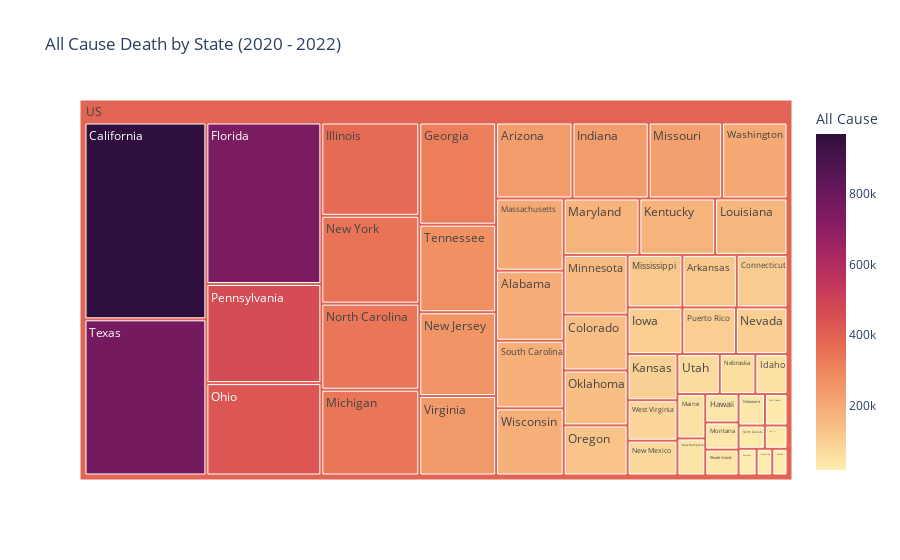

Notebook code cell kept with this figure:
### Code cell
#Treemap showing the distribution by state of deaths across all years where size and color indicate greater share
#All Cause
statewise_cases = pd.DataFrame(clean_df.groupby(['State'])['All Cause'].sum().reset_index())
statewise_cases["Country"] = "US" # in order to have a single root node
fig = px.treemap(statewise_cases, path=['Country','State'], values='All Cause',
                  color='All Cause', 
                  #hover_data=['State'],
                  color_continuous_scale='matter',
                title = 'All Cause Death by State (2020 - 2022)')
fig.show()

### Figure 1 — Plotly figure (JSON) as saved in the notebook; plotly's stock layout.template omitted (floating-point values rounded to 4 significant figures)
{"data": [{"branchvalues": "total", "customdata": [[191722], [16450], [235008], [115620], [971172], [144518], [107912], [33654], [21371], [751790], [317935], [38251], [51992], [369840], [234357], [103415], [92947], [172944], [165348], [50004], [172965], [197521], [340194], [154677], [116510], [225999], [36604], [57619], [97359], [41773], [260731], [70149], [348276], [341200], [24702], [430087], [142150], [129734], [461227], [101105], [34921], [184900], [28647], [272385], [770699], [68593], [19537], [247151], [201021], [81568], [183794], [16986], [390300.0]], "domain": {"x": [0, 1], "y": [0, 1]}, "hovertemplate": "labels=%{label}<br>All Cause_sum=%{value}<br>parent=%{parent}<br>id=%{id}<br>All Cause=%{color}<extra></extra>", "ids": ["US/Alabama", "US/Alaska", "US/Arizona", "US/Arkansas", "US/California", "US/Colorado", "US/Connecticut", "US/Delaware", "US/District of Columbia", "US/Florida", "US/Georgia", "US/Hawaii", "US/Idaho", "US/Illinois", "US/Indiana", "US/Iowa", "US/Kansas", "US/Kentucky", "US/Louisiana", "US/Maine", "US/Maryland", "US/Massachusetts", "US/Michigan", "US/Minnesota", "US/Mississippi", "US/Missouri", "US/Montana", "US/Nebraska", "US/Nevada", "US/New Hampshire", "US/New Jersey", "US/New Mexico", "US/New York", "US/North Carolina", "US/North Dakota", "US/Ohio", "US/Oklahoma", "US/Oregon", "US/Pennsylvania", "US/Puerto Rico", "US/Rhode Island", "US/South Carolina", "US/South Dakota", "US/Tennessee", "US/Texas", "US/Utah", "US/Vermont", "US/Virginia", "US/Washington", "US/West Virginia", "US/Wisconsin", "US/Wyoming", "US"], "labels": ["Alabama", "Alaska", "Arizona", "Arkansas", "California", "Colorado", "Connecticut", "Delaware", "District of Columbia", "Florida", "Georgia", "Hawaii", "Idaho", "Illinois", "Indiana", "Iowa", "Kansas", "Kentucky", "Louisiana", "Maine", "Maryland", "Massachusetts", "Michigan", "Minnesota", "Mississippi", "Missouri", "Montana", "Nebraska", "Nevada", "New Hampshire", "New Jersey", "New Mexico", "New York", "North Carolina", "North Dakota", "Ohio", "Oklahoma", "Oregon", "Pennsylvania", "Puerto Rico", "Rhode Island", "South Carolina", "South Dakota", "Tennessee", "Texas", "Utah", "Vermont", "Virginia", "Washington", "West Virginia", "Wisconsin", "Wyoming", "US"], "marker": {"coloraxis": "coloraxis", "colors": [191722, 16450, 235008, 115620, 971172, 144518, 107912, 33654, 21371, 751790, 317935, 38251, 51992, 369840, 234357, 103415, 92947, 172944, 165348, 50004, 172965, 197521, 340194, 154677, 116510, 225999, 36604, 57619, 97359, 41773, 260731, 70149, 348276, 341200, 24702, 430087, 142150, 129734, 461227, 101105, 34921, 184900, 28647, 272385, 770699, 68593, 19537, 247151, 201021, 81568, 183794, 16986, 390300.0]}, "name": "", "parents": ["US", "US", "US", "US", "US", "US", "US", "US", "US", "US", "US", "US", "US", "US", "US", "US", "US", "US", "US", "US", "US", "US", "US", "US", "US", "US", "US", "US", "US", "US", "US", "US", "US", "US", "US", "US", "US", "US", "US", "US", "US", "US", "US", "US", "US", "US", "US", "US", "US", "US", "US", "US", ""], "type": "treemap", "values": [191722, 16450, 235008, 115620, 971172, 144518, 107912, 33654, 21371, 751790, 317935, 38251, 51992, 369840, 234357, 103415, 92947, 172944, 165348, 50004, 172965, 197521, 340194, 154677, 116510, 225999, 36604, 57619, 97359, 41773, 260731, 70149, 348276, 341200, 24702, 430087, 142150, 129734, 461227, 101105, 34921, 184900, 28647, 272385, 770699, 68593, 19537, 247151, 201021, 81568, 183794, 16986, 10047034]}], "layout": {"coloraxis": {"colorbar": {"title": {"text": "All Cause"}}, "colorscale": [[0, "rgb(253, 237, 176)"], [0.09091, "rgb(250, 205, 145)"], [0.1818, "rgb(246, 173, 119)"], [0.2727, "rgb(240, 142, 98)"], [0.3636, "rgb(231, 109, 84)"], [0.4545, "rgb(216, 80, 83)"], [0.5455, "rgb(195, 56, 90)"], [0.6364, "rgb(168, 40, 96)"], [0.7273, "rgb(138, 29, 99)"], [0.8182, "rgb(107, 24, 93)"], [0.9091, "rgb(76, 21, 80)"], [1, "rgb(47, 15, 61)"]]}, "legend": {"tracegroupgap": 0}, "title": {"text": "All Cause Death by State (2020 - 2022)"}}}
